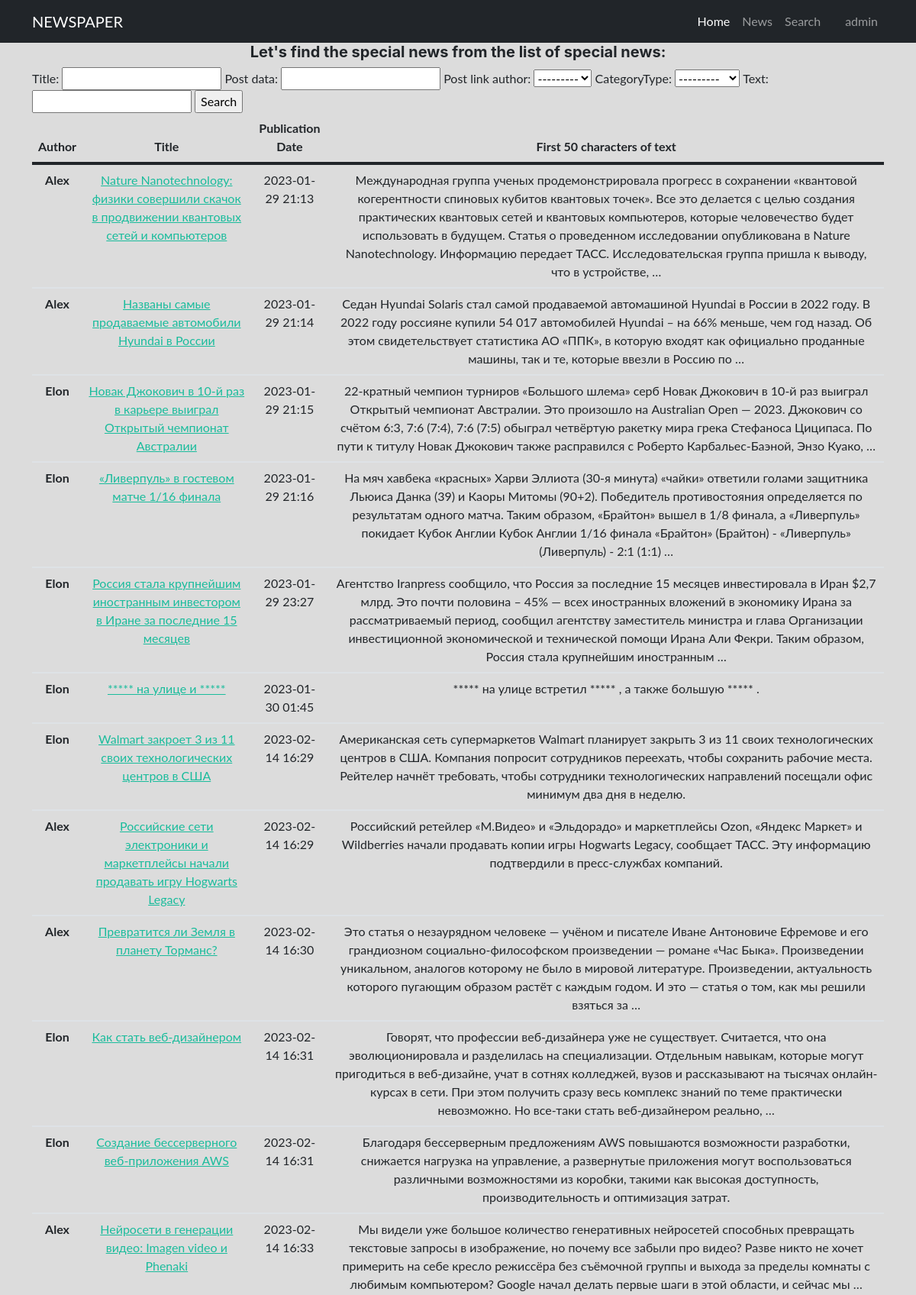
The app's page /news/search/ (signed in, upper part) with its own data.
### news/models.py (models this page shows, shortened)
class Post(models.Model):
    post_link_author = models.ForeignKey(Author, on_delete=models.CASCADE)
    news = 'N'
    articles = 'A'
    CATEGORY_CHOICES = [
        (news, 'Новости'),
        (articles, 'Статьи')
    ]
    categoryType = models.CharField(max_length=1,
                                    choices=CATEGORY_CHOICES,
                                    default=news)
    post_data = models.DateTimeField(auto_now_add=True)  # дата создания объекта
    post_link_category = models.ManyToManyField(Category, through='PostCategory')
    title = models.CharField(max_length=255)
    text = models.TextField()
    rating = models.FloatField(default=0)

class Author(models.Model):
    authors_link_user = models.OneToOneField(User, on_delete=models.CASCADE)
    author_rating = models.FloatField(default=0)
    def __str__(self):
        return self.authors_link_user.username.title()

### news/views.py (the view)
# urls.py: path('search/', views.search, name='search'),
def search(request):
    listings = Post.objects.all()
    listing_filter = PostFilter(request.GET, queryset=listings)
    context = {
        'listing_filter': listing_filter,
    }
    return render(request, "search.html", context)

### news/templatetags/custom_filters.py (called while the page is built)
@register.filter(name='censor')
def censor(value, arg):
    for i in value.split():
        if i.lower() in ban_words:
            value = value.replace(i, arg)
    return value

### news/templatetags/perm_link_authors.py (called while the page is built)
@register.filter(name='has_group')
def has_group(user, group_name):
    return user.groups.filter(name=group_name).exists()

### templates/search.html (shortened to what this page needs)
{% extends 'flatpages/default.html' %}
{% load custom_filters %}
{% block content %}
<h5 align="center">Let's find the special news from the list of special news:</h5>
<form method="GET">
   {{ listing_filter.form }}
   <input type="submit" value="Search">
</form>
<table class="table">
    <thead class="thead-dark" align="center">
      <tr>
        <th scope="col">Author</th>
        <th scope="col">Title</th>
        <th scope="col">Publication Date</th>
        <th scope="col">First 50 characters of text</th>
      </tr>
    </thead>
    <tbody  align="center">
    {% for listings in listing_filter.qs %}
      <tr>
        <th scope="row">{{ listings.post_link_author}}</th>
        <td><a href="/news/{{ listings.id }}">{{ listings.title|censor:'*****' }}</a></td>
        <td>{{ listings.post_data|date:'Y-m-d H:i' }}</td>
        <td>{{ listings.text|truncatewords:50|censor:'*****'}}</td>
      </tr>
    {% endfor %}
</table>
{% endblock %}

### templates/flatpages/default.html (shortened to what this page needs)
{% load static %}
{% load perm_link_authors %}
<!DOCTYPE html>
<html lang="en">
    <head>
        <link rel="stylesheet" href="{% static 'bootstrap/css/styles.css' %}">
    </head>
    <body style="background: rgba(189, 188, 188, 0.522)">
        <nav class="navbar navbar-expand-lg navbar-dark bg-dark">
            <div class="container">
                <a class="navbar-brand" href="/default">NEWSPAPER</a>
                <div class="collapse navbar-collapse" id="navbarSupportedContent">
                    <ul class="navbar-nav ms-auto mb-2 mb-lg-0">
                        <li class="nav-item"><a class="nav-link active" aria-current="page" href="/default">Home</a></li>
                        <li class="nav-item"><a class="nav-link" href="/news">News</a></li>
                        <li class="nav-item"><a class="nav-link" href="/news/search">Search</a></li>
                        <li class="nav-item"><a class="nav-link" href="/news/add"></a></li>
                        <li class="nav-item"><a class="nav-link" href="/">{% if request.user.is_authenticated %}
                            {{ request.user.username }}
                            {% else %}
                            Sign in
                        {% endif %}
                    </a></li>
                    </ul>
                </div>
            </div>
        </nav>
        <main class="page-content">
            <div class="container">
                    {% block content %}{% endblock content %}
            </div>
        </main>
    </body>
</html>

### records on screen
Post: post_link_author "Alex", title|censor "Nature Nanotechnology: физики совершили скачок в продвижении квантовых сетей и компьютеров", post_data "2023-01-29 21:13", text|censor "Международная группа ученых продемонстрировала прогресс в сохранении «квантовой когерентности спиновых кубитов квантовых точек». Все это делается с целью создания практических квантовых сетей и квантовых компьютеров, которые человечество будет использовать в будущем. Статья о проведенном исследовании опубликована в Nature Nanotechnology. Информацию передает ТАСС. Исследовательская группа пришла к выводу, что в устройстве, …"
Post: post_link_author "Alex", title|censor "Названы самые продаваемые автомобили Hyundai в России", post_data "2023-01-29 21:14", text|censor "Седан Hyundai Solaris стал самой продаваемой автомашиной Hyundai в России в 2022 году. В 2022 году россияне купили 54 017 автомобилей Hyundai – на 66% меньше, чем год назад. Об этом свидетельствует статистика АО «ППК», в которую входят как официально проданные машины, так и те, которые ввезли в Россию по …"
Post: post_link_author "Elon", title|censor "Новак Джокович в 10-й раз в карьере выиграл Открытый чемпионат Австралии", post_data "2023-01-29 21:15", text|censor "22-кратный чемпион турниров «Большого шлема» серб Новак Джокович в 10-й раз выиграл Открытый чемпионат Австралии. Это произошло на Australian Open — 2023. Джокович со счётом 6:3, 7:6 (7:4), 7:6 (7:5) обыграл четвёртую ракетку мира грека Стефаноса Циципаса. По пути к титулу Новак Джокович также расправился с Роберто Карбальес-Баэной, Энзо Куако, …"
Post: post_link_author "Elon", title|censor "«Ливерпуль» в гостевом матче 1/16 финала", post_data "2023-01-29 21:16", text|censor "На мяч хавбека «красных» Харви Эллиота (30-я минута) «чайки» ответили голами защитника Льюиса Данка (39) и Каоры Митомы (90+2). Победитель противостояния определяется по результатам одного матча. Таким образом, «Брайтон» вышел в 1/8 финала, а «Ливерпуль» покидает Кубок Англии Кубок Англии 1/16 финала «Брайтон» (Брайтон) - «Ливерпуль» (Ливерпуль) - 2:1 (1:1) …"
Post: post_link_author "Elon", title|censor "Россия стала крупнейшим иностранным инвестором в Иране за последние 15 месяцев", post_data "2023-01-29 23:27", text|censor "Агентство Iranpress сообщило, что Россия за последние 15 месяцев инвестировала в Иран $2,7 млрд. Это почти половина – 45% — всех иностранных вложений в экономику Ирана за рассматриваемый период, сообщил агентству заместитель министра и глава Организации инвестиционной экономической и технической помощи Ирана Али Фекри. Таким образом, Россия стала крупнейшим иностранным …"
Post: post_link_author "Elon", title|censor "***** на улице и *****", post_data "2023-01-30 01:45", text|censor "***** на улице встретил ***** , а также большую ***** ."
Post: post_link_author "Elon", title|censor "Walmart закроет 3 из 11 своих технологических центров в США", post_data "2023-02-14 16:29", text|censor "Американская сеть супермаркетов Walmart планирует закрыть 3 из 11 своих технологических центров в США. Компания попросит сотрудников переехать, чтобы сохранить рабочие места. Рейтелер начнёт требовать, чтобы сотрудники технологических направлений посещали офис минимум два дня в неделю."
Post: post_link_author "Alex", title|censor "Российские сети электроники и маркетплейсы начали продавать игру Hogwarts Legacy", post_data "2023-02-14 16:29", text|censor "Российский ретейлер «М.Видео» и «Эльдорадо» и маркетплейсы Ozon, «Яндекс Маркет» и Wildberries начали продавать копии игры Hogwarts Legacy, сообщает ТАСС. Эту информацию подтвердили в пресс‑службах компаний."
Post: post_link_author "Alex", title|censor "Превратится ли Земля в планету Торманс?", post_data "2023-02-14 16:30", text|censor "Это статья о незаурядном человеке — учёном и писателе Иване Антоновиче Ефремове и его грандиозном социально‑философском произведении — романе «Час Быка». Произведении уникальном, аналогов которому не было в мировой литературе. Произведении, актуальность которого пугающим образом растёт с каждым годом. И это — статья о том, как мы решили взяться за …"
Post: post_link_author "Elon", title|censor "Как стать веб-дизайнером", post_data "2023-02-14 16:31", text|censor "Говорят, что профессии веб-дизайнера уже не существует. Считается, что она эволюционировала и разделилась на специализации. Отдельным навыкам, которые могут пригодиться в веб-дизайне, учат в сотнях колледжей, вузов и рассказывают на тысячах онлайн-курсах в сети. При этом получить сразу весь комплекс знаний по теме практически невозможно. Но все-таки стать веб-дизайнером реально, …"
Post: post_link_author "Elon", title|censor "Создание бессерверного веб-приложения AWS", post_data "2023-02-14 16:31", text|censor "Благодаря бессерверным предложениям AWS повышаются возможности разработки, снижается нагрузка на управление, а развернутые приложения могут воспользоваться различными возможностями из коробки, такими как высокая доступность, производительность и оптимизация затрат."
Post: post_link_author "Alex", title|censor "Нейросети в генерации видео: Imagen video и Phenaki", post_data "2023-02-14 16:33", text|censor "Мы видели уже большое количество генеративных нейросетей способных превращать текстовые запросы в изображение, но почему все забыли про видео? Разве никто не хочет примерить на себе кресло режиссёра без съёмочной группы и выхода за пределы комнаты с любимым компьютером? Google начал делать первые шаги в этой области, и сейчас мы …"

### other values on screen
{{ request.user.username }} "admin"
